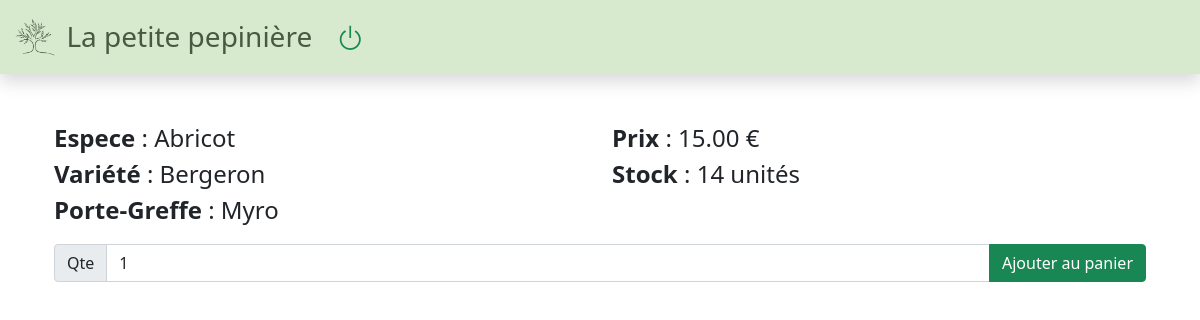
The page /produit/288/abricotbergeronmyro/ on the database its author committed.
### onlineshop/models.py (models this page shows, shortened)
class Produit(models.Model):
    objects = models.Manager()
    espece = models.ForeignKey(Espece, related_name='produits', on_delete=models.CASCADE)
    variete = models.ForeignKey(Variete, related_name='produits', on_delete=models.CASCADE)
    portegreffe = models.ForeignKey(PorteGreffe, related_name='produits', on_delete=models.CASCADE)
    spec = models.ForeignKey(Spec, related_name='produits', on_delete=models.CASCADE, blank=True, null=True)
    nom = models.CharField(max_length=200, db_index=True)
    slug = models.SlugField(max_length=200, db_index=True)
    description = models.TextField(blank=True)
    prix = models.DecimalField(max_digits=10, decimal_places=2, default=15.00)
    stock = models.IntegerField(default=0)
    stock_bis = models.IntegerField(default=0)
    available = models.BooleanField(default=True)
    class Meta:
        ordering = ('nom',)
        index_together = (('id', 'slug'),)
        verbose_name = 'produit'
        verbose_name_plural = 'produits'

class Espece(models.Model):
    objects = models.Manager()
    nom = models.CharField(max_length=200, db_index=True)
    slug = models.SlugField(max_length=200, unique=True)
    class Meta:
        ordering = ('nom',)
        verbose_name = 'espece'
        verbose_name_plural = 'especes'
    def __str__(self):
        return self.nom

class Variete(models.Model):
    objects = models.Manager()
    nom = models.CharField(max_length=200, db_index=True)
    slug = models.SlugField(max_length=200, unique=True)
    class Meta:
        ordering = ('nom',)
        verbose_name = 'variete'
        verbose_name_plural = 'varietes'
    def __str__(self):
        return self.nom

class PorteGreffe(models.Model):
    objects = models.Manager()
    nom = models.CharField(max_length=200, db_index=True)
    slug = models.SlugField(max_length=200, unique=True)
    class Meta:
        ordering = ('nom',)
        verbose_name = 'porte-greffe'
        verbose_name_plural = 'porte-greffes'
    def __str__(self):
        return self.nom

### onlineshop/views.py (the view)
# urls.py: path('<int:id>/<slug:slug>/', views.produit_detail, name='produit_detail'),
def produit_detail(request, id, slug):
    produit = get_object_or_404(Produit, id=id, slug=slug, available=True)
    cart_produit_form = CartAddProduitForm
    return render(request, 'onlineshop/detail.html', {'produit': produit, 'cart_produit_form': cart_produit_form})

### pepiniere/templates/onlineshop/detail.html (shortened to what this page needs)
{% extends "onlineshop/base.html" %}
{% load static %}
{% block content %}
<div class="container">
    <div class="row fs-4">
        <div class="col"><strong>Espece</strong> : {{ produit.espece }}</div><div class="col"><strong>Prix</strong> : {{ produit.prix }} €</div>
    </div>
    <div class="row fs-4">
        <div class="col"><strong>Variété</strong> : {{ produit.variete }}</div><div class="col"><strong>Stock</strong> : {{ produit.stock }} unités</div>
    </div>
    <div class="row fs-4">
        <div class="col"><strong>Porte-Greffe</strong> : {{ produit.portegreffe }}</div>
    </div>
    <form action="{% url 'cart:cart_add' produit.id %}" method="POST">
        <div class="input-group mb-3">
            <label for="id_qte" class="input-group-text">Qte</label>
            <input type="number" name="qte" value="1" min="1" required="" id="id_qte" class="form-control" />
            <button type="submit" value="" class="btn btn-success">Ajouter au panier</button>
        </div>
    </form>
</div>
{% endblock %}

### onlineshop/static/css/style.css (style rules this page uses)
body { padding-top:4.5em; }

### rows shown on the page
Produit: espece "Abricot", prix "15.00", variete "Bergeron", stock "14", portegreffe "Myro"
